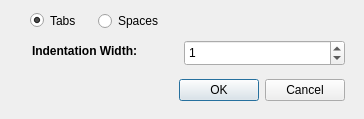
<?xml version="1.0" encoding="UTF-8"?>
<ui version="4.0">
 <class>IndentationDialog</class>
 <widget class="QDialog" name="IndentationDialog">
  <property name="geometry">
   <rect>
    <x>0</x>
    <y>0</y>
    <width>364</width>
    <height>119</height>
   </rect>
  </property>
  <property name="windowTitle">
   <string>Dialog</string>
  </property>
  <widget class="QDialogButtonBox" name="buttonBox">
   <property name="geometry">
    <rect>
     <x>4</x>
     <y>70</y>
     <width>341</width>
     <height>41</height>
    </rect>
   </property>
   <property name="orientation">
    <enum>Qt::Orientation::Horizontal</enum>
   </property>
   <property name="standardButtons">
    <set>QDialogButtonBox::StandardButton::Cancel|QDialogButtonBox::StandardButton::Ok</set>
   </property>
  </widget>
  <widget class="QSpinBox" name="number">
   <property name="geometry">
    <rect>
     <x>184</x>
     <y>40</y>
     <width>161</width>
     <height>26</height>
    </rect>
   </property>
   <property name="value">
    <number>1</number>
   </property>
  </widget>
  <widget class="QRadioButton" name="spaces">
   <property name="geometry">
    <rect>
     <x>98</x>
     <y>11</y>
     <width>71</width>
     <height>20</height>
    </rect>
   </property>
   <property name="text">
    <string>Spaces</string>
   </property>
  </widget>
  <widget class="QRadioButton" name="tabs">
   <property name="geometry">
    <rect>
     <x>30</x>
     <y>9</y>
     <width>51</width>
     <height>23</height>
    </rect>
   </property>
   <property name="text">
    <string>Tabs</string>
   </property>
   <property name="checked">
    <bool>true</bool>
   </property>
  </widget>
  <widget class="QLabel" name="label">
   <property name="geometry">
    <rect>
     <x>32</x>
     <y>43</y>
     <width>121</width>
     <height>17</height>
    </rect>
   </property>
   <property name="text">
    <string>&lt;html&gt;&lt;head/&gt;&lt;body&gt;&lt;p&gt;&lt;span style=&quot; font-weight:700;&quot;&gt;Indentation Width:&lt;/span&gt;&lt;/p&gt;&lt;/body&gt;&lt;/html&gt;</string>
   </property>
  </widget>
 </widget>
 <resources/>
 <connections>
  <connection>
   <sender>buttonBox</sender>
   <signal>accepted()</signal>
   <receiver>IndentationDialog</receiver>
   <slot>accept()</slot>
   <hints>
    <hint type="sourcelabel">
     <x>248</x>
     <y>254</y>
    </hint>
    <hint type="destinationlabel">
     <x>157</x>
     <y>274</y>
    </hint>
   </hints>
  </connection>
  <connection>
   <sender>buttonBox</sender>
   <signal>rejected()</signal>
   <receiver>IndentationDialog</receiver>
   <slot>reject()</slot>
   <hints>
    <hint type="sourcelabel">
     <x>316</x>
     <y>260</y>
    </hint>
    <hint type="destinationlabel">
     <x>286</x>
     <y>274</y>
    </hint>
   </hints>
  </connection>
 </connections>
</ui>
